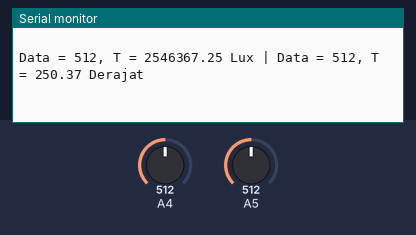
A sketch run on a simulated Arduino Uno, built with avr-gcc and run on an emulated ATmega328P. On the bench: the last lines printed to the serial monitor. The test bench sets the inputs (shaded band); at power-on: A4 = 512, A5 = 512.

Above: at 1.8 s.
1.9 s: A4 set to 1023
At 2.8 s:
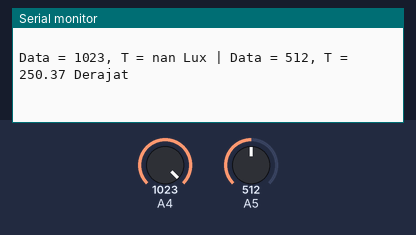
4.5 s: A5 set to 716
At 5.8 s:
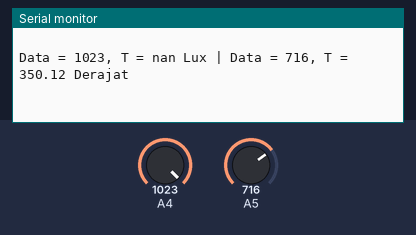
6.0 s: A4 set to 900
At 6.9 s:
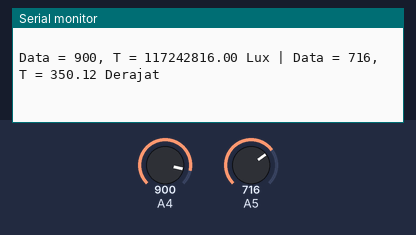
10.1 s: A5 set to 900
At 11.9 s:
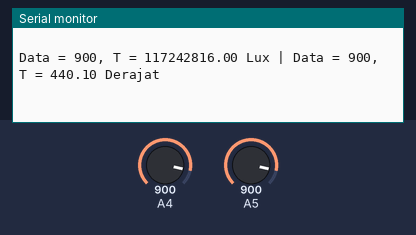
Timing chart, 0 to 12.6 s (numbered marks = the images above; inputs shaded):
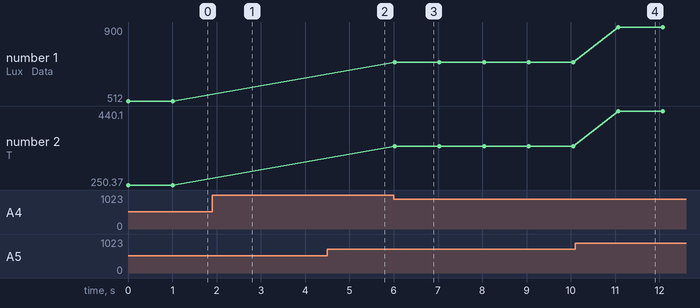

The sketch:

Sensors.ino
```cpp
// #include <LiquidCrystal.h>

int dataADC1, dataADC2;
float T, Vin, RLDR, logRK, I;
// LiquidCrystal lcd(13,12,11,10,9,8);

void setup() {
  // TX RX pada LiquidCrystal
  // lcd.begin(16,2);
  Serial.begin(9600);
  }

void loop() {
  /* Sumber data analog ada disini. Rubah bila pin yang digunakan berbeda  */
  // dataADC = analogRead(A0); sesuaikan pin yang digunakan, A0 - A5

  // Luxmeter code
  dataADC1 = analogRead(A4);
  Vin = dataADC1 * 0.00489;
  RLDR = (5000.0 / Vin - 1000.0);
  logRK = log10(RLDR/2136978.55);
  I = pow(10.0, logRK / (-0.52));

  // lcd.setCursor(0,0);
  Serial.print("Data = "); Serial.print(dataADC1);
  Serial.print(", T = "); Serial.print(I); Serial.print(" Lux"); Serial.print(" | ");

  // Voltmeter code
  // dataADC = analogRead(A4);
  // Vin = dataADC * 5.0 / 1023;

  // // lcd.setCursor(0,0);
  // Serial.print("Data = "); Serial.print(dataADC);
  // // lcd.setCursor(0,1);
  // Serial.print("V | Input = "); Serial.println(Vin);

  // Thermometer code
  dataADC2 = analogRead(A5);
  T = dataADC2 * 0.489;

  // Serial.setCursor(0,0);
  Serial.print("Data = "); Serial.print(dataADC2);
  // lcd.setCursor(0,1);
  Serial.print(", T = "); Serial.print(T); Serial.println(" Derajat");

  Serial.println(" "); Serial.println(" "); //Hanya untuk spasi

  // Serial.write(0XDF); Serial.write('C');
  delay(1000);
}
```

Measured:
- after the input at 1.9 s, the serial monitor: prints a new line after 0.11 s (image 1)
- after the input at 4.5 s, the serial monitor: prints a new line after 0.52 s (image 2)
- after the input at 6.0 s, the serial monitor: prints a new line at once (image 3)
- after the input at 10.1 s, the serial monitor: prints a new line after 0.97 s (image 4)
- plotted number 2: 350.12 → 440.1 after the input at 10.1 s
